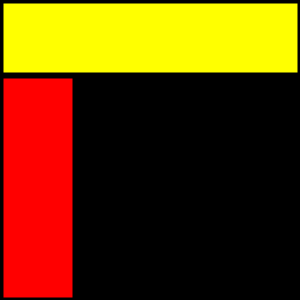
Frame 1 (no input)
Frame 60 (the mouse pressed at the canvas centre just before this capture): identical to frame 1, image omitted
Frame 120 (the mouse held since frame 60 and released just before this capture): identical to frame 1, image omitted

The Processing sketch that drew this single still picture (run headless with seeded random() and noise(); from frame 60 on, the mouse is pressed at the canvas centre):

// Processing sketch: processing_36266
// ── processing_36266.pde

void setup() {
  size(300, 300);
  background(0);
  strokeWeight(6);
}

void draw() {
  //This controls the red rectangle.
  if (mouseX < width*.25) {
    fill(255, 0, 0);
    rect(0, 0, width/4, height);
  }

  //This controls the yellow rectangle.
  if (mouseY < height*.25) {
    fill(255, 255, 0);
    rect(0, 0, width, height*.25);
  }

  //This controls the blue rectangle.
  if (mouseX > width*.75) {
    fill(0, 0, 255);
    rect(width*.75, 0, width*.25, height);
  }

  //This controls the white rectangle.
  if (mouseY > height*.75) {
    fill(255);
    rect(0, height*.75, width, height*.25);
  }
}
